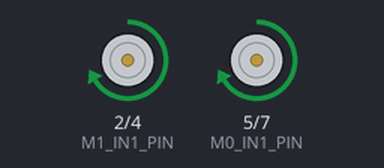
The sketch below on a simulated Arduino Uno, built with avr-gcc and run on an emulated ATmega328P. Shown: motor-driver pin pairs drawn as motors (green arrow = first pin HIGH = forward, orange = second pin HIGH = backward, longer = more drive, scaled by the enable pin).

Above: at 1.0 s.
At 3.0 s:
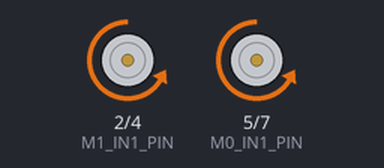
At 5.5 s:
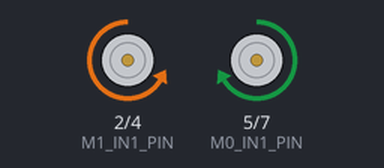
At 7.5 s:
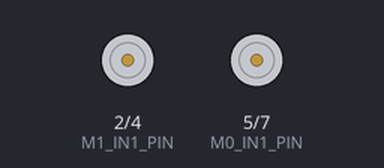
Timing chart, 0 to 11.7 s (numbered marks = the images above):
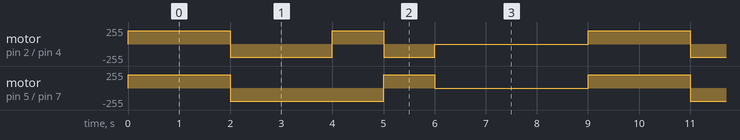

Measured:
- by itself, motor on pin 5 (M0_IN1_PIN) / pin 7 (M0_IN2_PIN): repeats every 9.0 s: backward 200/255 3.0 s, forward 200/255 1.0 s, stopped 3.0 s, forward 200/255 2.0 s
- by itself, motor on pin 2 (M1_IN1_PIN) / pin 4 (M1_IN2_PIN): repeats every 9.0 s: backward 200/255 2.0 s, forward 200/255 1.0 s, backward 200/255 1.0 s, stopped 3.0 s, forward 200/255 2.0 s

The sketch:

Proyecto2_Motores.ino
```cpp
/*
 * ==========================================================
 * MÓDULO BASE DE MOVIMIENTO - MATBOT 1.0
 *
 Incluir este bloque en todos los proyectos con motores.
* Mapeo M0 (Derecho): {D5, D6, D7}
 * Mapeo M1 (Izquierdo): {D2, D3, D4}

 * ==========================================================
 */

// --- Pines Motor Derecho (M0) ---
#define M0_EN_PIN 6   // Pin D6 (Enable/Velocidad)
#define M0_IN1_PIN 5  // Pin D5 (Input 1)
#define M0_IN2_PIN 7  // Pin D7 (Input 2)

// // --- Pines Motor Izquierdo (M1) ---
#define M1_EN_PIN 3   // Pin D3 (Enable/Velocidad)
#define M1_IN1_PIN 2  // Pin D2 (Input 1)
#define M1_IN2_PIN 4  // Pin D4 (Input 2)

void setupMovimiento() {
  pinMode(M0_EN_PIN, OUTPUT);
  pinMode(M0_IN1_PIN, OUTPUT);
  pinMode(M0_IN2_PIN, OUTPUT);
  pinMode(M1_EN_PIN, OUTPUT);
  pinMode(M1_IN1_PIN, OUTPUT);
  pinMode(M1_IN2_PIN, OUTPUT);
}

// --- Funciones Básicas de Movimiento ---
void avanzar(int velocidad) {
  digitalWrite(M0_IN1_PIN, HIGH);
  digitalWrite(M0_IN2_PIN, LOW);
  analogWrite(M0_EN_PIN, velocidad);
  digitalWrite(M1_IN1_PIN, HIGH);
  digitalWrite(M1_IN2_PIN, LOW);
  analogWrite(M1_EN_PIN, velocidad);
}
void retroceder(int velocidad) {
  digitalWrite(M0_IN1_PIN, LOW);
  digitalWrite(M0_IN2_PIN, HIGH);
  analogWrite(M0_EN_PIN, velocidad);
  digitalWrite(M1_IN1_PIN, LOW);
  digitalWrite(M1_IN2_PIN, HIGH);
  analogWrite(M1_EN_PIN, velocidad);
}
void girarDerecha(int velocidad) {
  digitalWrite(M1_IN1_PIN, HIGH);
  digitalWrite(M1_IN2_PIN, LOW);
  analogWrite(M1_EN_PIN, velocidad);
  digitalWrite(M0_IN1_PIN, LOW);
  digitalWrite(M0_IN2_PIN, HIGH);
  analogWrite(M0_EN_PIN, velocidad);
}
void girarIzquierda(int velocidad) {
  digitalWrite(M1_IN1_PIN, LOW);
  digitalWrite(M1_IN2_PIN, HIGH);
  analogWrite(M1_EN_PIN, velocidad);
  digitalWrite(M0_IN1_PIN, HIGH);
  digitalWrite(M0_IN2_PIN, LOW);
  analogWrite(M0_EN_PIN, velocidad);
}
void detener() {
  analogWrite(M0_EN_PIN, 0);
  analogWrite(M1_EN_PIN, 0);
}

void setup() {
  setupMovimiento();  // Llama a la configuración de pines
}

void loop() {

  // Secuencia de prueba (velocidad 200 de 255)
  avanzar(200);
  delay(2000);  // Avanza por 2 segundos

  retroceder(200);
  delay(2000);  // Retrocede por 2 segundos

  girarDerecha(200);
  delay(1000);  // Gira a la derecha por 1 segundo

  girarIzquierda(200);
  delay(1000);  // Gira a la izquierda por 1 segundo

  detener();
  delay(3000);  // Detenido por 3 segundos
}
```
